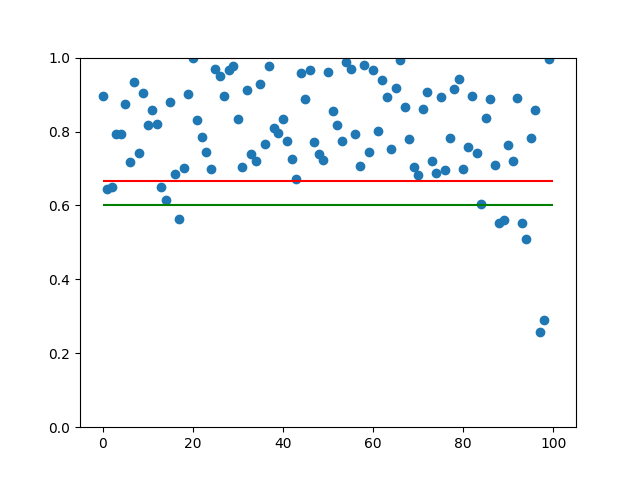

Write Python code to recreate this figure.
import numpy as np
import matplotlib.pyplot as plt
from matplotlib.animation import FuncAnimation

def evolution(iterations):
    species = 100
    #iterations = 10000

    fitness = np.random.random([species])
    lambo = 0.6

    counter = 0

    ava_length = []
    beteiligte = []
    ava_dump = []

    for ii in range(0,iterations):
        
        minimum = np.min(fitness) 
        if minimum < lambo:
            counter = counter +1        # +1 für jeden Zeitschritt der Lawine
            fitness_binary = fitness < lambo
            fitness_binary.astype(int) 
            ava_size = np.sum(fitness_binary)
            ava_dump.append(ava_size)
        elif minimum > lambo:
            ava_length.append(counter)
            beteiligte.append(np.sum(ava_dump))
            ava_dump = []
            counter = 0
        minimum_pos = np.where(fitness ==  minimum)[0][0]

        fitness[minimum_pos] = np.random.random(1)

        if minimum_pos == 0:
            neighbour_links = species-1
            neighbour_rechts = minimum_pos+1
        elif minimum_pos == species-1:
            neighbour_rechts = 0 
            neighbour_links = minimum_pos-1
        else: 
            neighbour_links = minimum_pos-1 
            neighbour_rechts = minimum_pos+1
        fitness[neighbour_links] = np.random.random(1)    
        fitness[neighbour_rechts] =np.random.random(1)
        if ii == iterations-1:
            #print(np.mean(fitness))
            plt.scatter( np.arange(len(fitness)), fitness)
            plt.hlines(2/3, 0, len(fitness), color='r')
            plt.hlines(lambo, 0, len(fitness), color='g')
            plt.ylim((0,1))
            plt.savefig('bak_sneppen.png')
            plt.clf()
    
    np.savetxt('ava_length.txt', ava_length)
    return beteiligte, ava_length

def plots():
    ''' 
    Macht plots und speichert die.
    '''
    bet, aval =   evolution(100000)

    acok = np.loadtxt('ava_length.txt')
    #print(acok)
    sortiert =     np.sort(  acok[1:len(acok)]    ) 
      
    print( len( np.nonzero(sortiert)[0])                )

    relevante_avalanches = sortiert[len(sortiert)-len(np.nonzero(sortiert)[0]):len(sortiert)      ]

    plt.hist(np.log(relevante_avalanches), bins='auto')
    plt.ylabel('Häufigkeit')
    plt.xlabel('Lawinengröße')
    plt.savefig('Histo.png')
    plt.clf()
    #plt.plot(np.log(np.arange(len(sortiert))), np.log(sortiert))              # remove hier die erste lawinendauer, weil die ja von einem komplett zufälligen ausgangspunkt beginnt
    #plt.show()
    plt.scatter(np.log(bet), np.log(aval))
    plt.ylabel('log(Beteiligte Spezies pro Lawine)')
    plt.xlabel('log(Lawinengröße (Dauer))')
    plt.savefig('Lawinensize_dauer.png')

plots()